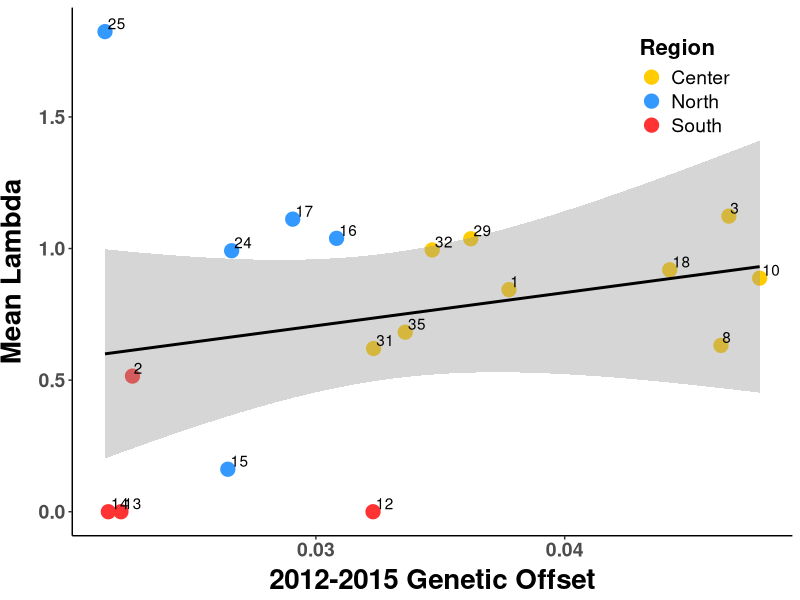
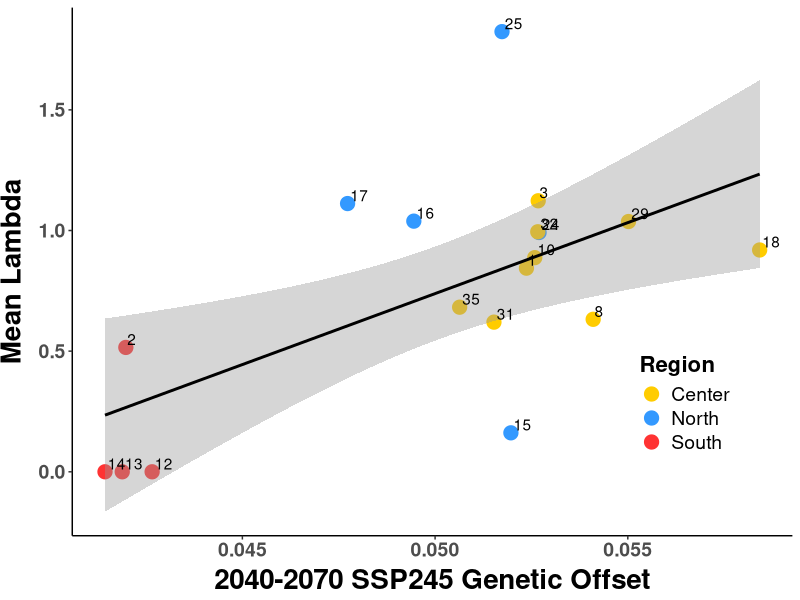
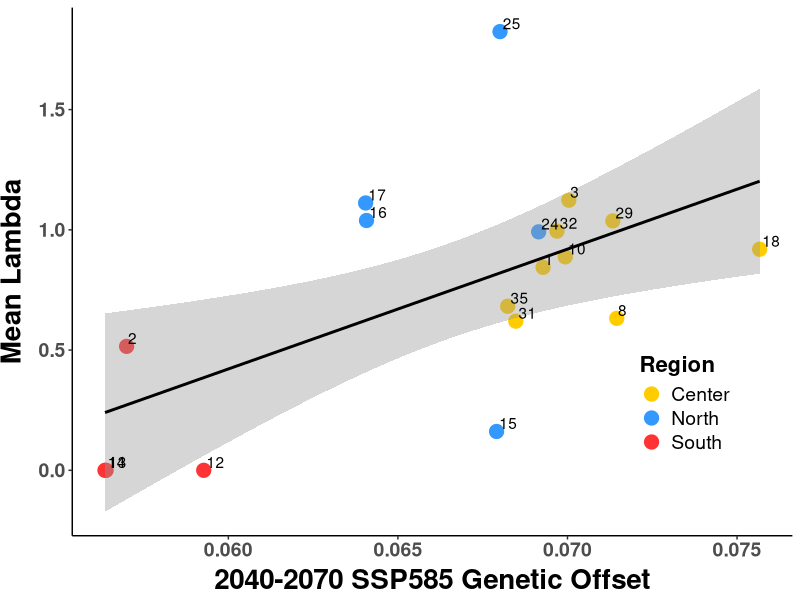
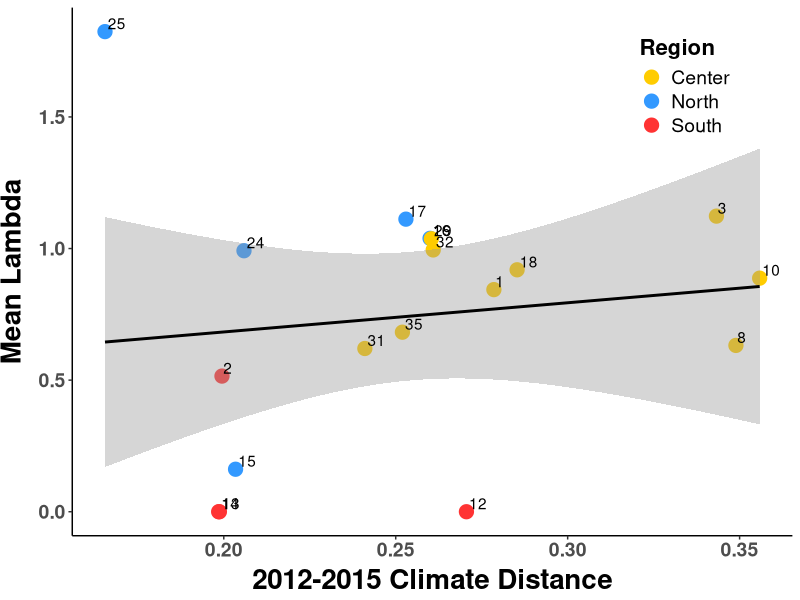
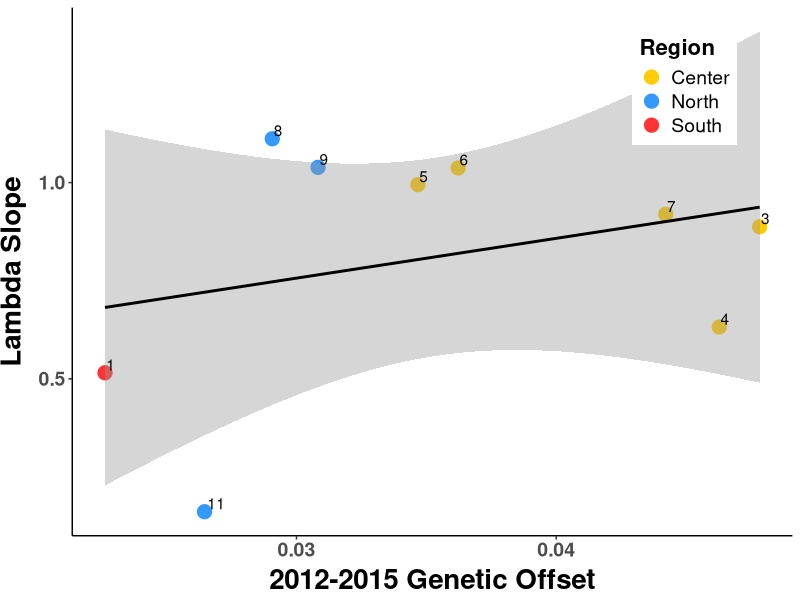
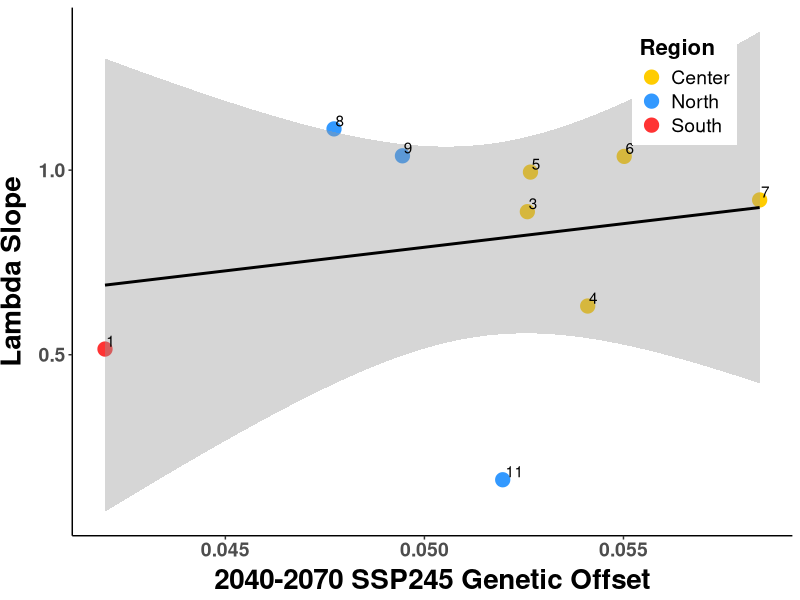
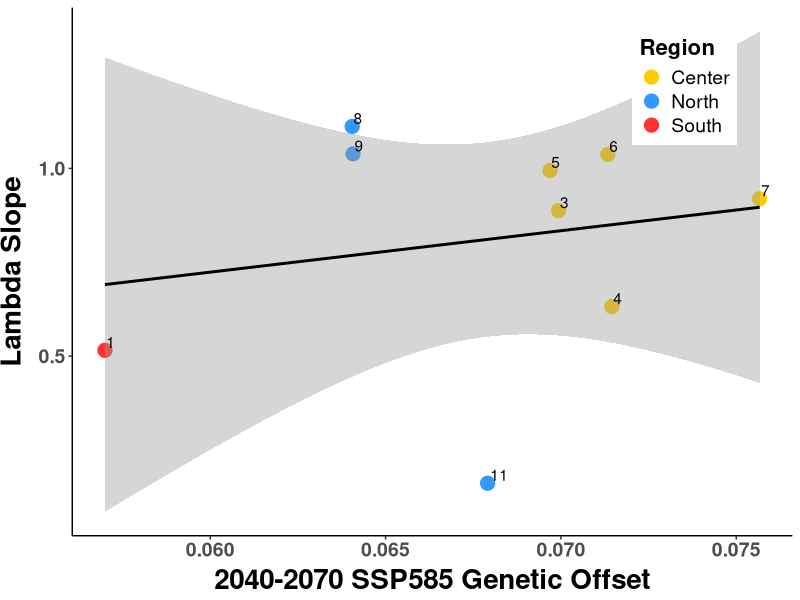
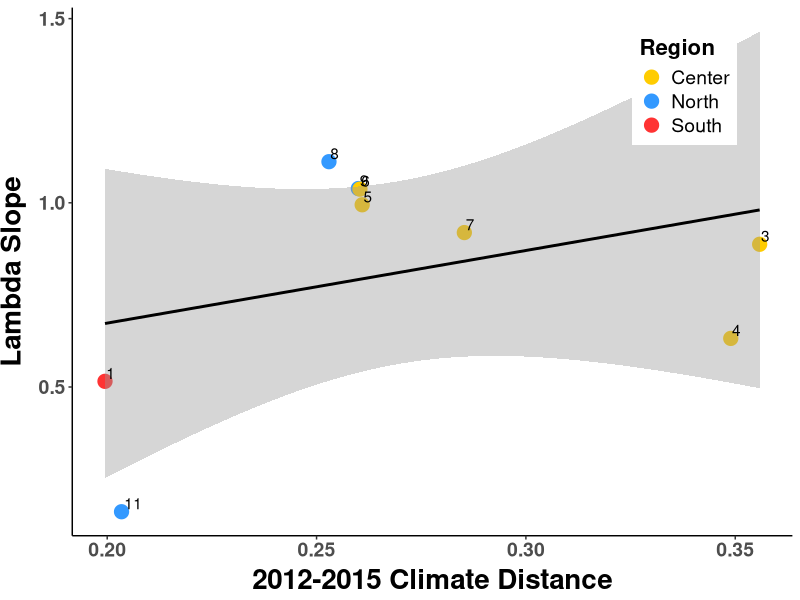

Write the R code that produced these figures, in order.
##################################################################################
## Plot offset against lambda.mean
## Author Daniel Anstett
## 
## 
## Last Modified April 19, 2023
###################################################################################

#Library install and import
library(tidyverse) 
library(car)
library(ggrepel)

#Import data
offset_pop <- read_csv("data/genomic_data/offset_pop_9var.csv")
#offset_pop <- offset_pop %>% filter(Demo_ID!=24)
offset_pop_10 <- offset_pop %>% filter(Paper_ID<13)

#stats
lm.1215 <- lm(lambda.mean~offset_1215,data=offset_pop)
lm.SSP245 <- lm(lambda.mean~offset_SSP245,data=offset_pop)
lm.SSP585 <- lm(lambda.mean~offset_SSP585,data=offset_pop)
lm.dist <- lm(lambda.mean~offset_climate,data=offset_pop)

lm.1215_10 <- lm(lambda.mean~offset_1215,data=offset_pop_10)
lm.SSP245_10 <- lm(lambda.mean~offset_SSP245,data=offset_pop_10)
lm.SSP585_10 <- lm(lambda.mean~offset_SSP585,data=offset_pop_10)
lm.dist_10 <- lm(lambda.mean~offset_climate,data=offset_pop_10)



Anova(lm.1215,type="III")
Anova(lm.SSP245,type="III")
Anova(lm.SSP585,type="III")
Anova(lm.dist,type="III")


Anova(lm.1215_10,type="III")
Anova(lm.SSP245_10,type="III")
Anova(lm.SSP585_10,type="III")
Anova(lm.dist_10,type="III")






###########################################################################################################



#2012-2015 offset plotted against lambda
ggplot(offset_pop, aes(x=offset_1215, y=lambda.mean, label=Demo_ID)) + 
  geom_point(aes(color=Region), size =4.5)+
  geom_smooth(method=lm,color="black")+
#  geom_label_repel(aes(label = ID))+
  geom_text(hjust=-.15, vjust=-.2)+
  scale_y_continuous(name="Mean Lambda")+
  scale_x_continuous(name="2012-2015 Genetic Offset")+
  scale_color_manual(values= c("North"="#3399FF", "Center"="#FFCC00", "South"="#FF3333"))+
  theme_classic() + theme(
    axis.text.x = element_text(size=14, face="bold"),
    axis.text.y = element_text(size=14,face="bold"),
    axis.title.x = element_text(color="black", size=20, vjust = 0.5, face="bold"),
    axis.title.y = element_text(color="black", size=20,vjust = 2, face="bold",hjust=0.5),
    #legend.position = c(0.85, 0.25),legend.text=element_text(size=14),
    legend.position = c(0.85, 0.85),legend.text=element_text(size=14),
    legend.title=element_text(size=16,face="bold"))
#ggsave("Graphs/lambda.mean/1_offset_lambda_1215.pdf",width=8, height = 6, units = "in")


#SSP 245 offset plotted against lambda
ggplot(offset_pop, aes(x=offset_SSP245, y=lambda.mean, label=Demo_ID)) + 
  geom_point(aes(color=Region), size =4.5)+
  geom_smooth(method=lm,color="black")+
  #  geom_label_repel(aes(label = ID))+
  geom_text(hjust=-.15, vjust=-.2)+
  scale_y_continuous(name="Mean Lambda")+
  scale_x_continuous(name="2040-2070 SSP245 Genetic Offset")+
  scale_color_manual(values= c("North"="#3399FF", "Center"="#FFCC00", "South"="#FF3333"))+
  theme_classic() + theme(
    axis.text.x = element_text(size=14, face="bold"),
    axis.text.y = element_text(size=14,face="bold"),
    axis.title.x = element_text(color="black", size=20, vjust = 0.5, face="bold"),
    axis.title.y = element_text(color="black", size=20,vjust = 2, face="bold",hjust=0.5),
    #legend.position = c(0.85, 0.85),legend.text=element_text(size=14),
    legend.position = c(0.85, 0.25),legend.text=element_text(size=14),
    legend.title=element_text(size=16,face="bold"))
ggsave("Graphs/lambda.mean/2_offset_lambda_SSP245.pdf",width=7, height = 5, units = "in")

#SSP 585 offset plotted against lambda
ggplot(offset_pop, aes(x=offset_SSP585, y=lambda.mean, label=Demo_ID)) + 
  geom_point(aes(color=Region), size =4.5)+
  geom_smooth(method=lm,color="black")+
  #  geom_label_repel(aes(label = ID))+
  geom_text(hjust=-.15, vjust=-.2)+
  scale_y_continuous(name="Mean Lambda")+
  scale_x_continuous(name="2040-2070 SSP585 Genetic Offset")+
  scale_color_manual(values= c("North"="#3399FF", "Center"="#FFCC00", "South"="#FF3333"))+
  theme_classic() + theme(
    axis.text.x = element_text(size=14, face="bold"),
    axis.text.y = element_text(size=14,face="bold"),
    axis.title.x = element_text(color="black", size=20, vjust = 0.5, face="bold"),
    axis.title.y = element_text(color="black", size=20,vjust = 2, face="bold",hjust=0.5),
    #legend.position = c(0.85, 0.85),legend.text=element_text(size=14),
    legend.position = c(0.85, 0.25),legend.text=element_text(size=14),
    legend.title=element_text(size=16,face="bold"))
ggsave("Graphs/lambda.mean/3_offset_lambda_SSP585.pdf",width=7, height = 5, units = "in")




###########################

#climate distance plotted against lambda
ggplot(offset_pop, aes(x=offset_climate, y=lambda.mean, label=Demo_ID)) + 
  geom_point(aes(color=Region), size =4.5)+
  geom_smooth(method=lm,color="black")+
  #  geom_label_repel(aes(label = ID))+
  geom_text(hjust=-.15, vjust=-.2)+
  scale_y_continuous(name="Mean Lambda")+
  scale_x_continuous(name="2012-2015 Climate Distance")+
  scale_color_manual(values= c("North"="#3399FF", "Center"="#FFCC00", "South"="#FF3333"))+
  theme_classic() + theme(
    axis.text.x = element_text(size=14, face="bold"),
    axis.text.y = element_text(size=14,face="bold"),
    axis.title.x = element_text(color="black", size=20, vjust = 0.5, face="bold"),
    axis.title.y = element_text(color="black", size=20,vjust = 2, face="bold",hjust=0.5),
    legend.position = c(0.85, 0.85),legend.text=element_text(size=14),
    legend.title=element_text(size=16,face="bold"))
ggsave("Graphs/lambda.mean/4_distance_lambda.pdf",width=8, height = 6, units = "in")
















##################################################################################################################
#Offset pop with 10 initial populations

#2012-2015 offset plotted against lambda only 10
ggplot(offset_pop_10, aes(x=offset_1215, y=lambda.mean, label=Paper_ID)) + 
  geom_point(aes(color=Region), size =4.5)+
  geom_smooth(method=lm,color="black")+
  #  geom_label_repel(aes(label = ID))+
  geom_text(hjust=-.15, vjust=-.2)+
  scale_y_continuous(name="Lambda Slope")+
  scale_x_continuous(name="2012-2015 Genetic Offset")+
  scale_color_manual(values= c("North"="#3399FF", "Center"="#FFCC00", "South"="#FF3333"))+
  theme_classic() + theme(
    axis.text.x = element_text(size=14, face="bold"),
    axis.text.y = element_text(size=14,face="bold"),
    axis.title.x = element_text(color="black", size=20, vjust = 0.5, face="bold"),
    axis.title.y = element_text(color="black", size=20,vjust = 2, face="bold",hjust=0.5),
    #legend.position = c(0.85, 0.25),legend.text=element_text(size=14),
    legend.position = c(0.85, 0.85),legend.text=element_text(size=14),
    legend.title=element_text(size=16,face="bold"))
ggsave("Graphs/lambda.mean/1_offset_lambda_1215_only10.pdf",width=8, height = 6, units = "in")



#SSP 245 offset plotted against lambda
ggplot(offset_pop_10, aes(x=offset_SSP245, y=lambda.mean, label=Paper_ID)) + 
  geom_point(aes(color=Region), size =4.5)+
  geom_smooth(method=lm,color="black")+
  #  geom_label_repel(aes(label = ID))+
  geom_text(hjust=-.15, vjust=-.2)+
  scale_y_continuous(name="Lambda Slope")+
  scale_x_continuous(name="2040-2070 SSP245 Genetic Offset")+
  scale_color_manual(values= c("North"="#3399FF", "Center"="#FFCC00", "South"="#FF3333"))+
  theme_classic() + theme(
    axis.text.x = element_text(size=14, face="bold"),
    axis.text.y = element_text(size=14,face="bold"),
    axis.title.x = element_text(color="black", size=20, vjust = 0.5, face="bold"),
    axis.title.y = element_text(color="black", size=20,vjust = 2, face="bold",hjust=0.5),
    legend.position = c(0.85, 0.85),legend.text=element_text(size=14),
    #legend.position = c(0.85, 0.25),legend.text=element_text(size=14),
    legend.title=element_text(size=16,face="bold"))
ggsave("Graphs/lambda.mean/2_offset_lambda_45_only10.pdf",width=7, height = 5, units = "in")

#SSP 585 offset plotted against lambda
ggplot(offset_pop_10, aes(x=offset_SSP585, y=lambda.mean, label=Paper_ID)) + 
  geom_point(aes(color=Region), size =4.5)+
  geom_smooth(method=lm,color="black")+
  #  geom_label_repel(aes(label = ID))+
  geom_text(hjust=-.15, vjust=-.2)+
  scale_y_continuous(name="Lambda Slope")+
  scale_x_continuous(name="2040-2070 SSP585 Genetic Offset")+
  scale_color_manual(values= c("North"="#3399FF", "Center"="#FFCC00", "South"="#FF3333"))+
  theme_classic() + theme(
    axis.text.x = element_text(size=14, face="bold"),
    axis.text.y = element_text(size=14,face="bold"),
    axis.title.x = element_text(color="black", size=20, vjust = 0.5, face="bold"),
    axis.title.y = element_text(color="black", size=20,vjust = 2, face="bold",hjust=0.5),
    legend.position = c(0.85, 0.85),legend.text=element_text(size=14),
    #legend.position = c(0.85, 0.25),legend.text=element_text(size=14),
    legend.title=element_text(size=16,face="bold"))
ggsave("Graphs/lambda.mean/3_offset_lambda_85_only10.pdf",width=7, height = 5, units = "in")


#climate distance plotted against lambda
ggplot(offset_pop_10, aes(x=offset_climate, y=lambda.mean, label=Paper_ID)) + 
  geom_point(aes(color=Region), size =4.5)+
  geom_smooth(method=lm,color="black")+
  #  geom_label_repel(aes(label = ID))+
  geom_text(hjust=-.15, vjust=-.2)+
  scale_y_continuous(name="Lambda Slope")+
  scale_x_continuous(name="2012-2015 Climate Distance")+
  scale_color_manual(values= c("North"="#3399FF", "Center"="#FFCC00", "South"="#FF3333"))+
  theme_classic() + theme(
    axis.text.x = element_text(size=14, face="bold"),
    axis.text.y = element_text(size=14,face="bold"),
    axis.title.x = element_text(color="black", size=20, vjust = 0.5, face="bold"),
    axis.title.y = element_text(color="black", size=20,vjust = 2, face="bold",hjust=0.5),
    legend.position = c(0.85, 0.85),legend.text=element_text(size=14),
    legend.title=element_text(size=16,face="bold"))
ggsave("Graphs/lambda.mean/4_distance_lambda_only10.pdf",width=8, height = 6, units = "in")


##################################################################################################################









#By region
ggplot(offset_pop,aes(x=offset_1215, y=lambda.mean, color=Region,label=Demo_ID))+
  geom_point(aes(color=Region), size =4.5)+
  geom_smooth(method="lm")+
  geom_text(hjust=-.15, vjust=-.2,color="black")+
  scale_y_continuous(name="Lambda Slope")+
  scale_x_continuous(name="2012-2015 Genetic Offset")+
  scale_color_manual(values= c("North"="#3399FF", "Center"="#FFCC00", "South"="#FF3333"))+
  theme_classic() + theme(
    axis.text.x = element_text(size=14, face="bold"),
    axis.text.y = element_text(size=14,face="bold"),
    axis.title.x = element_text(color="black", size=20, vjust = 0.5, face="bold"),
    axis.title.y = element_text(color="black", size=20,vjust = 2, face="bold",hjust=0.5),
    #legend.position = c(0.85, 0.25),legend.text=element_text(size=14),
    legend.position = c(0.85, 0.25),legend.text=element_text(size=14),
    legend.title=element_text(size=16,face="bold"))


